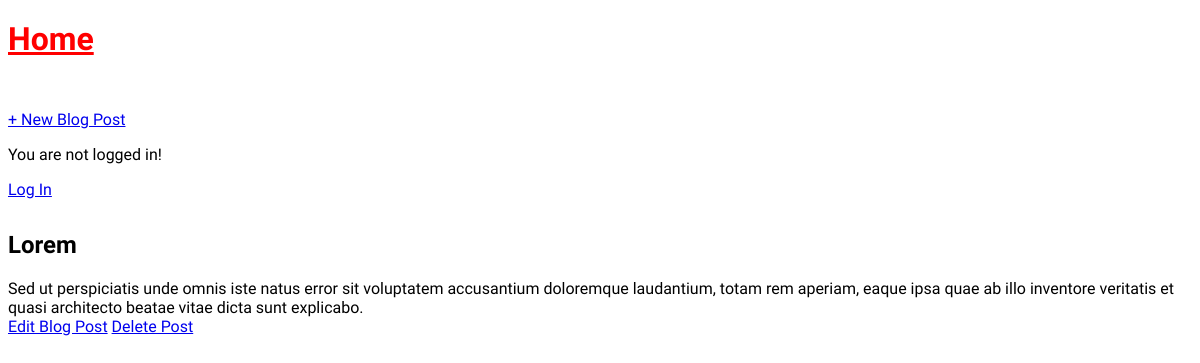
The app's page /post/2/ with its own data.
### blog/models.py (models this page shows, shortened)
class Post(models.Model):
  title = models.CharField(max_length=200)
  author = models.ForeignKey('auth.User', on_delete=models.CASCADE)
  body = models.TextField()

### blog/views.py (the view)
# urls.py: path('post/<int:pk>/', BlogDetailView.as_view(), name='post_detail'),
class BlogDetailView(DetailView):
  model = Post
  template_name = "post_detail.html"

### templates/post_detail.html
{% extends 'base.html' %}
{% block content %}
  <div class="post-entry">
    <h2>{{ post.title }}</h2>
    <p>{{ post.body }}</p>
    <a href="{% url 'post_edit' post.pk %}">Edit Blog Post</a>
    <a href="{% url 'post_delete' post.pk %}">Delete Post</a>
  </div>
{% endblock content %}

### static/css/base.css (style rules this page uses)
body { font-family: 'Mate SC', serif; }
.post-entry { margin-top: 2rem; }
.post-entry p { margin: 0; font-weight: 400; }

### records on screen
Post: title "Lorem", body "Sed ut perspiciatis unde omnis iste natus error sit voluptatem accusantium doloremque laudantium, totam rem aperiam, eaque ipsa quae ab illo inventore veritatis et quasi architecto beatae vitae dicta sunt explicabo."
